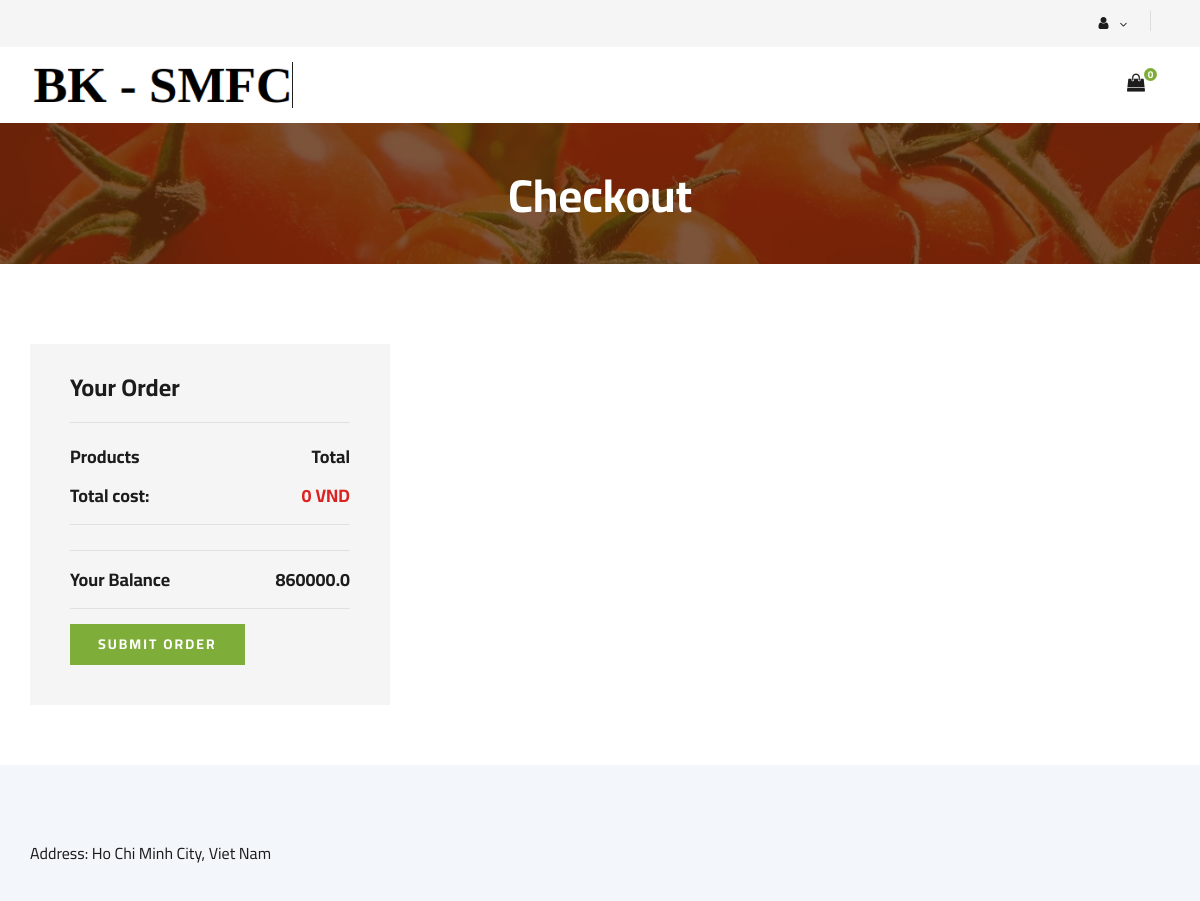
Page /customer/checkout/ (signed in) on the earlier database version.
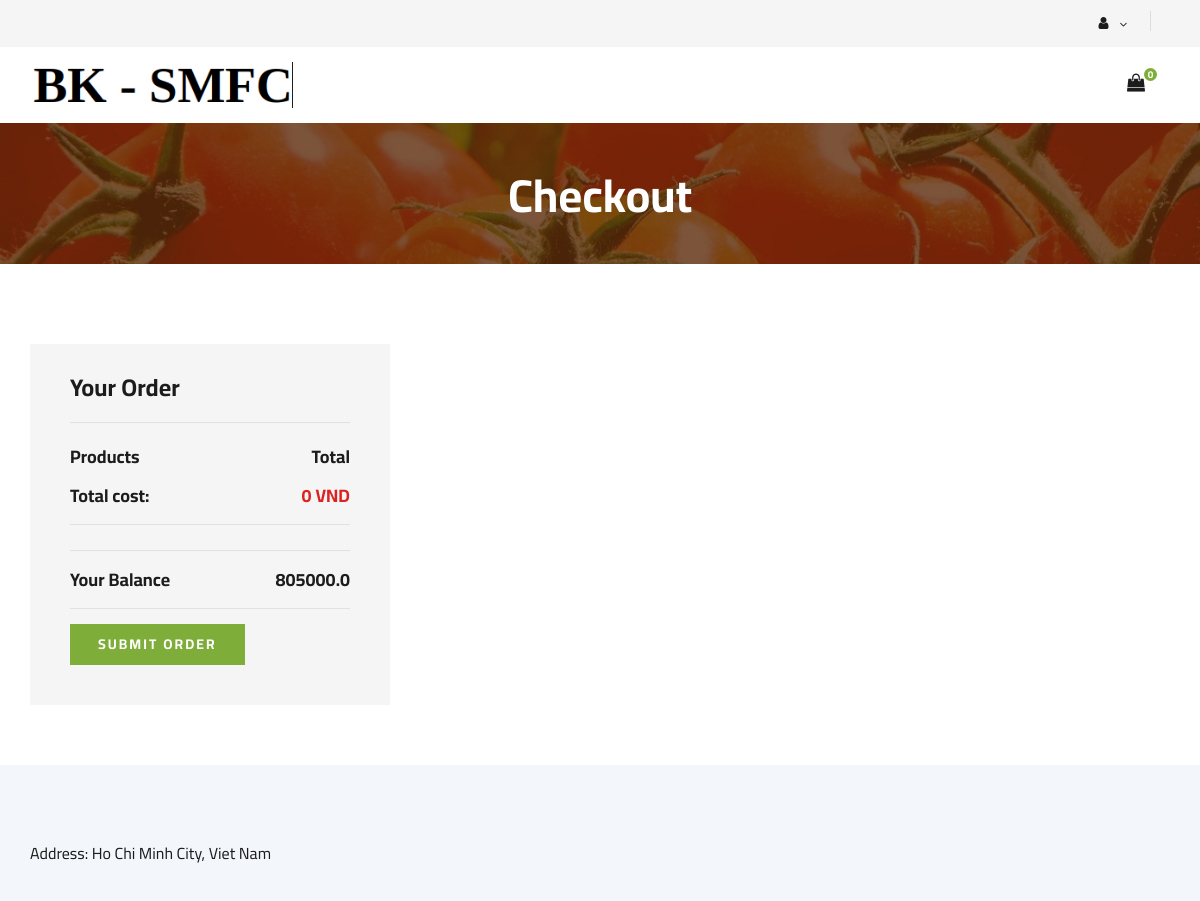
Same page on the later database version.
### model/models/user.py (models this page shows, shortened)
class User(AbstractBaseUser):
    USER_TYPE_CHOICES = (
        (1, 'Customer'),
        (2, 'Cook'),
        (3, 'VendorOwner'),
        (4, 'Manager'),
    )
    first_name = models.CharField(
        verbose_name='first name',
        max_length=30,
        default='None',
    )
    last_name = models.CharField(
        verbose_name='last name',
        max_length=50,
        default='None',
    )
    email = models.EmailField(
        verbose_name='email address',
        max_length=255,
        unique=True,
    )
    date_of_birth = models.DateField()
    is_admin = models.BooleanField(default=False)
    is_active = models.BooleanField(default=True)
    user_type = models.PositiveSmallIntegerField(choices=USER_TYPE_CHOICES)
    USERNAME_FIELD = 'email'
    REQUIRED_FIELDS = ['date_of_birth', 'user_type']
    objects = UserManager()

class Customer(models.Model):
    user = models.OneToOneField(User, on_delete=models.CASCADE)
    balance = models.FloatField(default=0)
    objects = UserTypeManager()
    class Meta:
        verbose_name = 'Customer'
        verbose_name_plural = 'Customers'

### customer/views.py (the view)
# urls.py: path('checkout/', Checkout, name='checkout'),
def Checkout(request):
    cart = CartManagement.get_cart(customer=request.user.customer)
    if (cart == None):
        cart = CartManagement.create_cart(customer=request.user.customer)
    context = {
        'cart': cart,
        'all_items': CartManagement.get_all_items(cart=cart)
    }
    return render(request, 'order/checkout.html', context)

### customer/cart.py (called while the page is built)
    @staticmethod
    def get_cart(customer):
        try:
            return Cart.objects.get(customer=customer)
        except ObjectDoesNotExist:
            return None

    @staticmethod
    def get_all_items(cart):
        if CartItem.objects.filter(cart=cart).exists():
            return CartItem.objects.filter(cart=cart)
        else:
            return None

### model/models/cart.py (called while the page is built)
    @property
    def total_cost(self):
        all_items = CartItem.objects.filter(cart=self)
        sum = 0
        for item in all_items:
            sum = sum + item.total_price
        return round(sum, 4)

    @property
    def num_of_items(self):
        return CartItem.objects.filter(cart=self).count()

### templates/order/checkout.html (shortened to what this page needs)
{% extends 'order/base.html' %}
{% load static %}
{% block CustomerCart %}
    <div class="col-lg-3">
        <div class="header__cart">
            <ul>
                <li><a href="{% url 'customer:view-cart' %}"><i class="fa fa-shopping-bag"></i> <span>{{cart.num_of_items}}</span></a></li>
            </ul>
        </div>
    </div>
{% endblock %}
{% block BreadcrumbTitle%}
    <h2>Checkout</h2>
{% endblock %}
{% block content %}
    <section class="checkout spad">
        <div class="container">
            <div class="checkout__form">
                <form action="#">
                    <div class="row">
                        <div class="col-lg-4 col-md-6">
                            <div class="checkout__order">
                                <h4>Your Order</h4>
                                <div class="checkout__order__products">Products <span>Total</span></div>
                                <div class="checkout__order__total">Total cost: <span>{{cart.total_cost}} VND</span></div>
                                <div class="checkout__order__subtotal">Your Balance<span>{{request.user.customer.balance}}</span></div>
                                <a href="{% url 'customer:submit-order' %}" class="primary-btn">Submit order</a>
                            </div>
                        </div>
                    </div>
                </form>
            </div>
        </div>
    </section>
{% endblock %}

Differences in the rows shown:
changed User: user.customer.balance "860000.0" → "805000.0"
